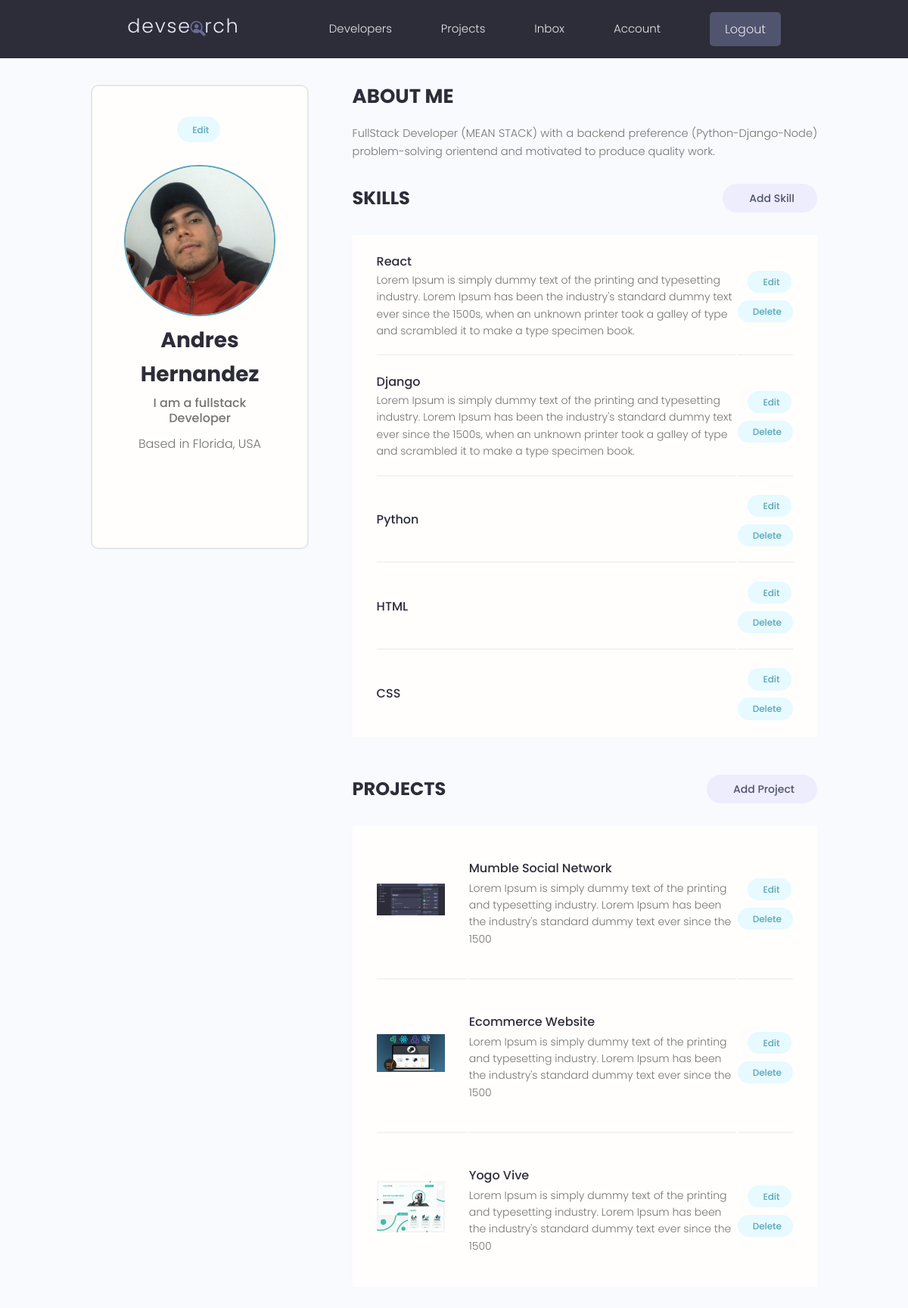
Before: /account/ (signed in) with the older database file.
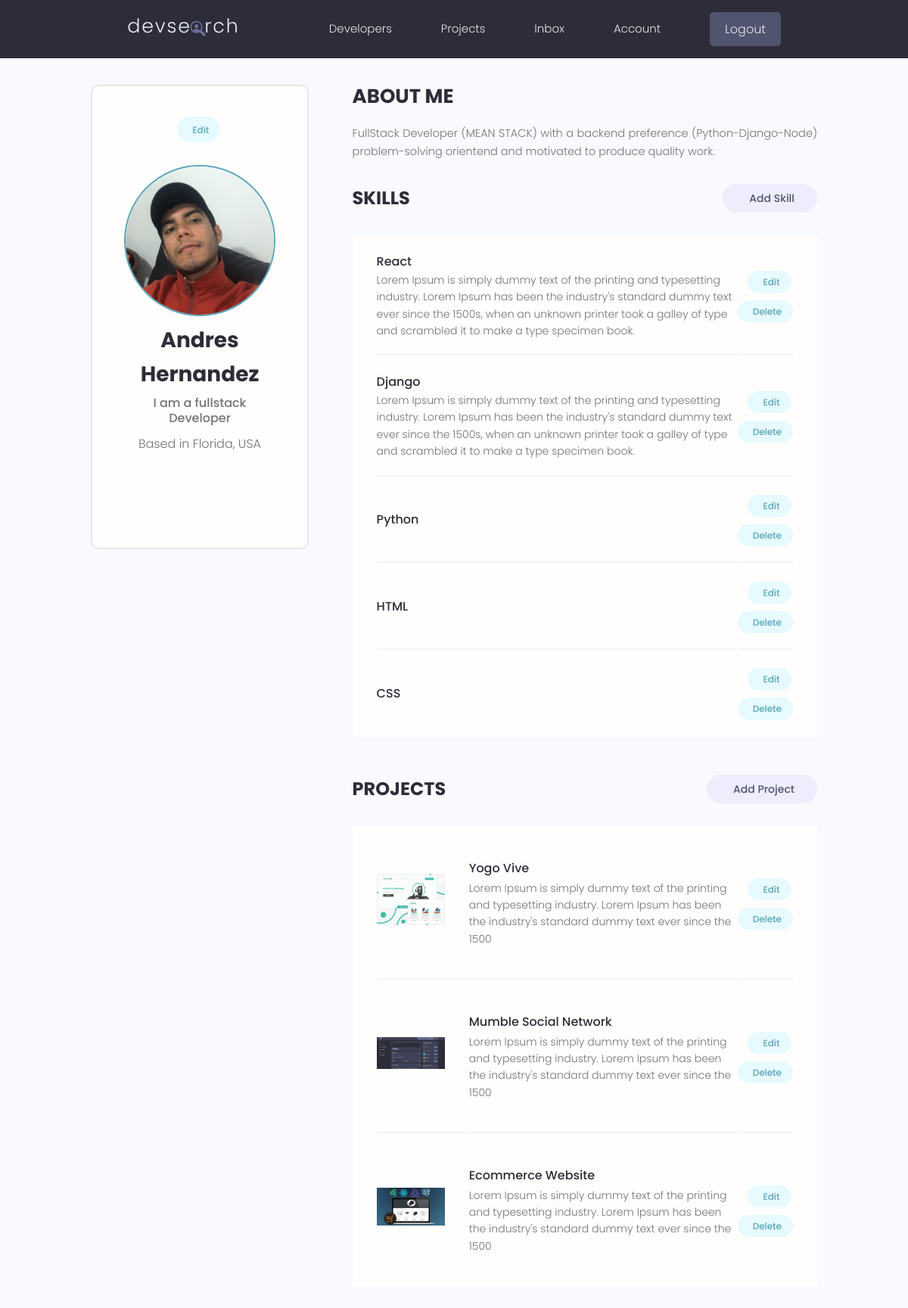
After: the same page with the newer database file.
### users/models.py (models this page shows, shortened)
class Skill(models.Model):
    owner = models.ForeignKey(Profile, on_delete=models.CASCADE, null=True, blank=True)
    name = models.CharField(max_length=200, blank=True, null=True)
    description = models.TextField(blank=True, null=True)
    created = models.DateTimeField(auto_now_add=True)
    id = models.UUIDField(default=uuid.uuid4, unique=True, primary_key=True, editable=False)

### projects/models.py (models this page shows, shortened)
class Project(models.Model):
    owner = models.ForeignKey(Profile, null=True, blank=True, on_delete=models.CASCADE)
    title = models.CharField(max_length=200)
    description = models.TextField(null=True, blank=True) # null is for the DB and blank is for the
    featured_image = models.ImageField(null=True, blank=True, upload_to='projects/', default="default.jpg")
    demo_link = models.CharField(max_length=2000, null=True, blank=True)
    source_link = models.CharField(max_length=2000, null=True, blank=True)
    tags = models.ManyToManyField('Tag', blank=True)
    vote_total = models.IntegerField(default=0, null=True, blank=True)
    vote_ratio = models.IntegerField(default=0, null=True, blank=True)
    created = models.DateTimeField(auto_now_add=True)
    id = models.UUIDField(default=uuid.uuid4, unique=True, primary_key=True, editable=False)
    class Meta:
        ordering = ['-vote_ratio', '-vote_total', 'title']
    @property
    def imageUrl(self):
        try:
            url = self.featured_image.url
        except:
            url = ''
        return url

### users/views.py (the view)
# urls.py: path('account/', views.userAccount, name='account'),
@login_required(login_url="login")
def userAccount(request):
    profile = request.user.profile
    projects = profile.project_set.all()
    skills = profile.skill_set.all()
    context = {'profile': profile, 'skills': skills, 'projects': projects }
    return render(request, 'users/account.html', context)

### users/models.py (called while the page is built)
    @property
    def imageUrl(self):
        try:
            url = self.profile_image.url
        except:
            url = ''
        return url

### users/templates/users/account.html (shortened to what this page needs)
{% extends 'main.html' %}
{% block content %}
  <main class="settingsPage profile my-md">
    <div class="container">
      <div class="layout">
        <div class="column column--1of3">
          <div class="card text-center">
            <div class="card__body dev">
              <a class="tag tag--pill tag--main settings__btn" href="{% url 'edit-account' %}"> Edit</a>
              <img class="avatar avatar--xl dev__avatar" src="{{ profile.imageUrl }}" />
              <h2 class="dev__name">{{ profile.name }}</h2>
              <p class="dev__title">{{ profile.short_intro }}</p>
              <p class="dev__location">Based in {{profile.location}}</p>
              <ul class="dev__social">
              </ul>
            </div>
          </div>
        </div>
        <div class="column column--2of3">
          <div class="devInfo">
            <h3 class="devInfo__title">About Me</h3>
            <p class="devInfo__about">{{ profile.bio }}</p>
          </div>
          <div class="settings">
            <h3 class="settings__title">Skills</h3>
            <a class="tag tag--pill tag--sub settings__btn tag--lg" href="{% url 'create-skill' %}"> Add Skill</a>
          </div>
          <table class="settings__table">
            {% for skill in skills %}
            <tr>
              <td class="settings__tableInfo">
                <h4>{{skill.name}}</h4>
                <p>{{skill.description}}</p>
              </td>
              <td class="settings__tableActions">
                <a class="tag tag--pill tag--main settings__btn" href="{% url 'update-skill' skill.id %}"> Edit</a>
                <a class="tag tag--pill tag--main settings__btn" href="{% url 'delete-skill' skill.id %}?next=/account">
                  Delete</a>
              </td>
            </tr>
            {% endfor %}
          </table>
          <div class="settings">
            <h3 class="settings__title">Projects</h3>
            <a class="tag tag--pill tag--sub settings__btn tag--lg" href="{% url 'create-project' %}"> Add Project</a>
          </div>
          <table class="settings__table">
            {% for project in projects %}
              <tr>
                <td class="settings__thumbnail">
                  <a href="{% url 'project' project.id %}"><img src="{{project.imageUrl}}" alt="Project Thumbnail" /></a>
                </td>
                <td class="settings__tableInfo">
                  <a href="{% url 'project' project.id %}">{{ project.title }}</a>
                  <p>{{ project.description|slice:"150" }}</p>
                </td>
                <td class="settings__tableActions">
                  <a class="tag tag--pill tag--main settings__btn" href="{% url 'update-project' project.id %}"> Edit</a>
                  <a class="tag tag--pill tag--main settings__btn" href="{% url 'delete-project' project.id%}?next=/account">
                    Delete</a>
                </td>
              </tr>
            {% endfor %}
          </table>
        </div>
      </div>
    </div>
  </main>
  {% endblock %}

Changed rows visible on the page:
changed Project "Yogo Vive": moves up the list
